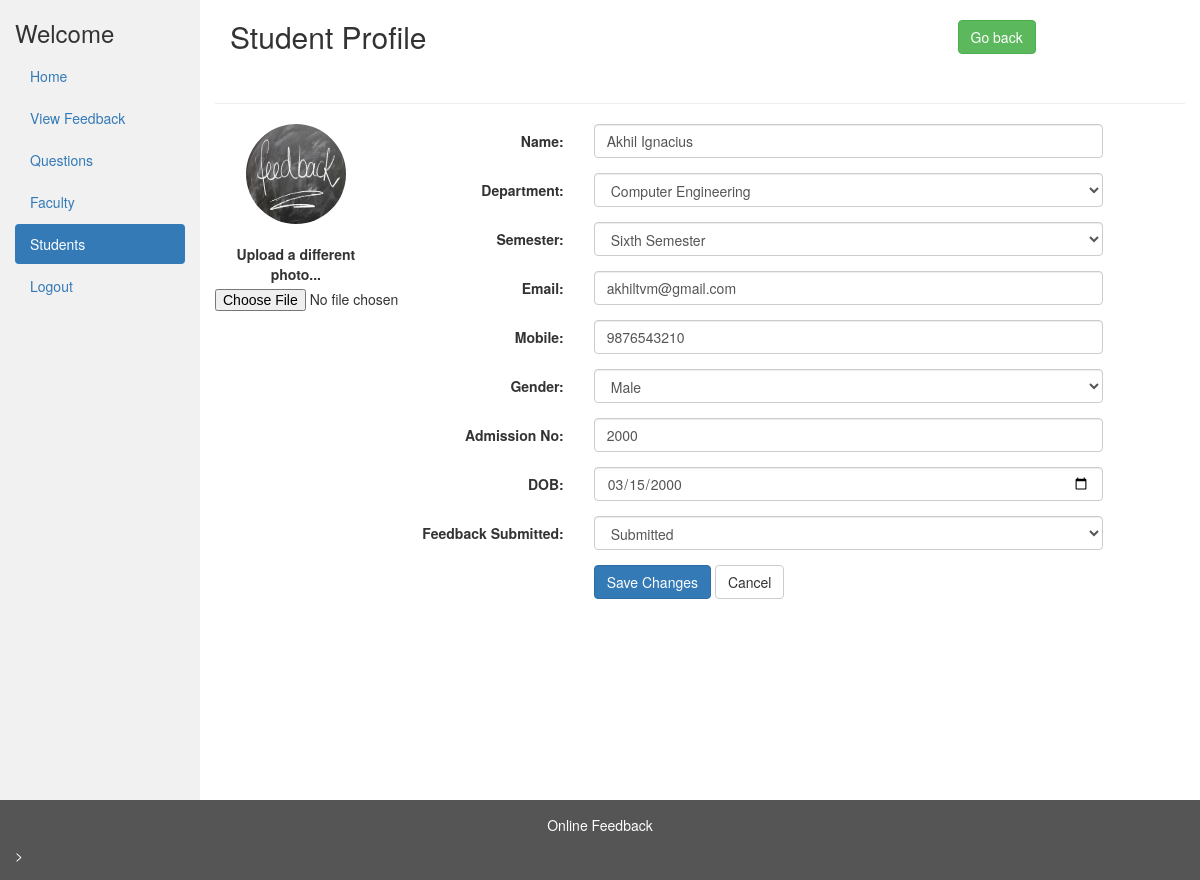
The page /admin/view_student_profile.php?student_id=1 on the database its author committed.
### tables this page shows
CREATE TABLE `student` (
  `id` int(11) NOT NULL,
  `name` char(40) NOT NULL,
  `gender` int(11) NOT NULL,
  `email` varchar(40) NOT NULL,
  `password` varchar(40) DEFAULT NULL,
  `mobile` bigint(11) NOT NULL,
  `department_id` int(11) NOT NULL,
  `semester_id` int(10) NOT NULL,
  `image` varchar(50) NOT NULL DEFAULT '../img/no_image.jpg',
  `dob` date NOT NULL,
  `regid` varchar(20) NOT NULL,
  `feedback_submitted` int(11) NOT NULL DEFAULT '0'
);

CREATE TABLE `department` (
  `id` int(11) NOT NULL,
  `name` varchar(250) NOT NULL
);

CREATE TABLE `semester` (
  `id` int(11) NOT NULL,
  `name` varchar(250) NOT NULL
);

### admin/view_student_profile.php (the view, shortened to what this page needs)
<?php
include_once '../database/dbconfig.php';
$student_id = $_GET['student_id'];
$sql = "SELECT * FROM `student` WHERE `id` = " . $student_id;
$result_query = mysqli_query($conn, $sql);
$row = mysqli_fetch_array($result_query);
$name = $row['name'];
$department_id = $row['department_id'];
$dep_sql = "SELECT * FROM `department` WHERE `id` = " . $department_id;
$dep_result = mysqli_query($conn, $dep_sql);
$dep_row = mysqli_fetch_array($dep_result);
$department = $dep_row['name'];
$semester_id = $row['semester_id'];
$sem_sql = "SELECT * FROM `semester` WHERE `id` = " . $semester_id;
$sem_result = mysqli_query($conn, $sem_sql);
$sem_row = mysqli_fetch_array($sem_result);
$semester = $sem_row['name'];
$email = $row['email'];
$mobile = $row['mobile'];
$gender = $row['gender'];
$regid = $row['regid'];
$dob = $row['dob'];
$image = $row['image'];
$feedback_submitted = $row['feedback_submitted'];
?>
<!DOCTYPE html>
<html lang="en">
<head>
  <link rel="stylesheet" href="https://maxcdn.bootstrapcdn.com/bootstrap/3.4.1/css/bootstrap.min.css">
</head>
<body>
  <div class="container-fluid">
    <div class="row content">
    <div class="col-sm-2 sidenav">
      <h3>Welcome <?php echo ($_SESSION['login_user']); ?></h3>
      <ul class="nav nav-pills nav-stacked">
        <li><a href="admin_dashboard.php">Home</a></li>
        <li><a href="view_feedback.php">View Feedback</a></li>
        <li><a href="view_questions.php">Questions</a></li>
        <li><a href="view_faculty.php">Faculty</a></li>
        <li class="active"><a href="view_students.php">Students</a></li>
        <li><a href="../logout.php">Logout</a></li>
      </ul><br>
    </div>
      <div class="col-sm-10">
        <div class="container-fluid">
          <div class="row">
            <div class="col-md-9"><h2>Student Profile</h2></div><br />
            <div class="col-md-3">
              <a href="view_students.php" class="btn btn-success">Go back</a>
            </div>
          </div>
        </div>
        <br />
  	<hr>
          <div class="row">
          <div class="container-fluid">
            <form class="form-horizontal" method="post"
              action="student_profile_update.php?student_id=<?php echo $student_id; ?>" enctype="multipart/form-data">
              <div class="col-md-2">
                <div class="text-center">
                  <img src=<?php echo $image ?> class="avatar img-circle" alt="avatar" style="height: 100px; width: 100px;">
                  <br />
                  <br />
                  <div class="form-group">
                    <label>Upload a different photo...</label>
                    <input type="file">
                  </div>
                </div>
              </div>
              <div class="col-md-10 personal-info">
                <div class="form-group">
                  <label class="col-lg-3 control-label">Name:</label>
                  <div class="col-lg-8">
                    <input name="name" class="form-control" required="required" type="text" value="<?php echo $name ?>">
                  </div>
                </div>
                <div class="form-group">
                  <label class="col-lg-3 control-label">Department:</label>
                  <div class="col-lg-8">
                    <select name="department_id" class="form-control" required="required">
                        <option value="<?php echo $department_id; ?>"><?php echo $department ?> </option>
                    </select>
                  </div>
                </div>
                <div class="form-group">
                  <label class="col-lg-3 control-label">Semester:</label>
                  <div class="col-lg-8">
                    <select name="semester_id" class="form-control" required="required">
                        <option value="<?php echo $semester_id; ?>"><?php echo $semester ?> </option>
                    </select>
                  </div>
                </div>
                <div class="form-group">
                  <label class="col-lg-3 control-label">Email:</label>
                  <div class="col-lg-8">
                    <input name="email" class="form-control" required="required" type="email"
                      value="<?php echo $email ?>">
                  </div>
                </div>
                <div class="form-group">
                  <label class="col-lg-3 control-label">Mobile:</label>
                  <div class="col-lg-8">
                    <input name="mobile" class="form-control" required="required" type="text" maxlength ="10" onkeypress="return isNumber(event)" value="<?php echo $mobile; ?>">
                  </div>
                </div>
                <div class="form-group">
                  <label class="col-lg-3 control-label">Gender:</label>
                  <div class="col-lg-8">
                    <select name="gender" class="form-control" required="required">
                      <option value="1" <?php if ($gender == 1) echo "selected"; ?>>Male</option>
                    </select>
                  </div>
                </div>
                <div class="form-group">
                  <label class="col-md-3 control-label">Admission No:</label>
                  <div class="col-md-8">
                    <input name="regid" class="form-control" required="required" type="text"
                      value="<?php echo $regid ?>">
                  </div>
                </div>
                <div class="form-group">
                  <label class="col-md-3 control-label">DOB:</label>
                  <div class="col-md-8">
                    <input name="dob" class="form-control" required="required" type="date" value=<?php echo $dob ?>>
                  </div>
                </div>
                <div class="form-group">
                  <label class="col-lg-3 control-label">Feedback Submitted:</label>
                  <div class="col-lg-8">
                    <select name="feedback_submitted" class="form-control" required="required">
                      <option value="1" <?php if ($feedback_submitted == 1) echo "selected"; ?>>Submitted</option>
                    </select>
                  </div>
                </div>
                <div class="form-group">
                  <label class="col-md-3 control-label"></label>
                  <div class="col-md-8">
                    <input type="submit" class="btn btn-primary" value="Save Changes">
                    <input type="reset" class="btn btn-default" value="Cancel">
                  </div>
                </div>
            </form>
          </div>
        </div>
        </div>
      </div>
    </div>
  <footer class="container-fluid">
    <center>
      <p>Online Feedback</p>
    </center>>
  </footer>
</body>
</html>

### admin/view_student_profile.php (style rules this page uses)
.row.content { height: 800px }
.sidenav { background-color: #f1f1f1; height: 100%; }
footer { background-color: #555; color: white; padding: 15px; }

### rows shown on the page
student: image (picture), name "Akhil Ignacius", email "akhiltvm@gmail.com", mobile "9876543210", gender "Male", regid "2000", dob "03/15/2000", feedback_submitted "Submitted"
department: department_id "Computer Engineering"
semester: semester_id "Sixth Semester"
